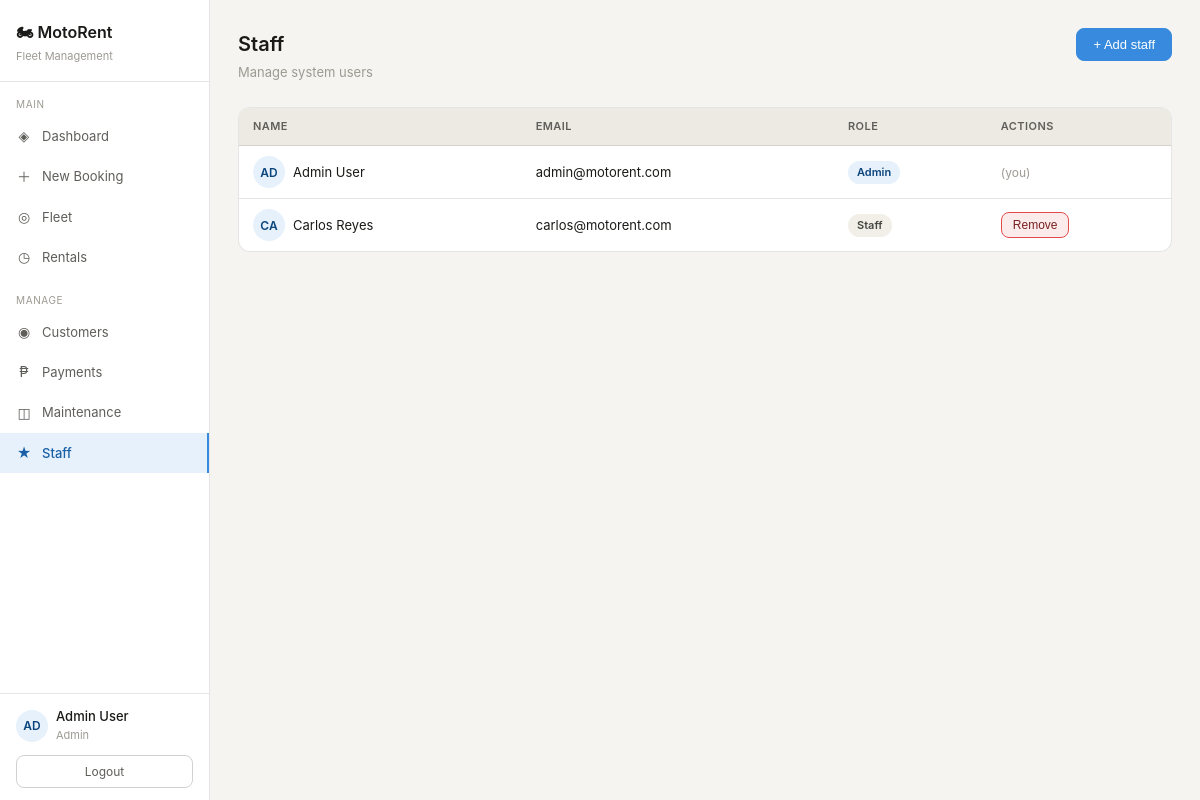
Screenshot of /pages/staff.php (signed in) with the database file from the repository.
### tables this page shows
CREATE TABLE staff (
    staff_id INT AUTO_INCREMENT PRIMARY KEY,
    name VARCHAR(100) NOT NULL,
    role ENUM('admin','staff') DEFAULT 'staff',
    email VARCHAR(150) UNIQUE NOT NULL,
    password VARCHAR(255) NOT NULL,
    created_at TIMESTAMP DEFAULT CURRENT_TIMESTAMP
);

### pages/staff.php (the view, shortened to what this page needs)
<?php
require_once __DIR__ . '/../includes/db.php';
$staff_list = $conn->query("SELECT * FROM staff ORDER BY role,name")->fetch_all(MYSQLI_ASSOC);
require_once __DIR__ . '/../includes/header.php';
?>
<div class="page-header">
  <div><div class="page-title">Staff</div><div class="page-sub">Manage system users</div></div>
  <button class="btn btn-primary" onclick="document.getElementById('add-modal').style.display='flex'">+ Add staff</button>
</div>
<div class="table-wrap">
<table>
  <thead><tr><th>Name</th><th>Email</th><th>Role</th><th>Actions</th></tr></thead>
  <tbody>
  <?php foreach($staff_list as $s): ?>
  <tr>
    <td><div style="display:flex;align-items:center;gap:8px"><div class="staff-avatar"><?= strtoupper(substr($s['name'],0,2)) ?></div><?= htmlspecialchars($s['name']) ?></div></td>
    <td><?= htmlspecialchars($s['email']) ?></td>
    <td><span class="badge <?= $s['role']==='admin'?'badge-info':'badge-neutral' ?>"><?= ucfirst($s['role']) ?></span></td>
    <td>
      <?php if($s['staff_id'] != $_SESSION['staff_id']): ?>
      <form method="POST" style="display:inline">
        <button class="btn btn-sm btn-danger" data-confirm="Remove this staff member?">Remove</button>
      </form>
      <?php else: ?>
      <span style="font-size:12px;color:var(--text3)">(you)</span>
      <?php endif; ?>
    </td>
  </tr>
  <?php endforeach; ?>
  </tbody>
</table>
</div>
<?php require_once __DIR__ . '/../includes/footer.php'; ?>

### assets/css/style.css (style rules this page uses)
*, *::before, *::after { box-sizing: border-box; margin: 0; padding: 0; }
:root { --bg: #f5f4f0; --bg2: #ffffff; --bg3: #eceae3; --text: #1a1a18; --text2: #5f5e5a; --text3: #9c9a92; --border: rgba(0,0,0,0.1); --border2: rgba(0,0,0,0.18); --blue: #378ADD; --blue-dark: #185FA5; --blue-bg: #E6F1FB; --blue-text: #0C447C; --green: #1D9E75; --green-bg: #E1F5EE; --green-text: #085041; --amber: #EF9F27; --amber-bg: #FAEEDA; --amber-text: #633806; --red: #E24B4A; --red-bg: #FCEBEB; --red-text: #791F1F; --gray-bg: #F1EFE8; --gray-text: #444441; --radius: 8px; --radius-lg: 12px; }
body { font-family: -apple-system, BlinkMacSystemFont, 'Segoe UI', sans-serif; background: var(--bg); color: var(--text); font-size: 14px; line-height: 1.6; }
.staff-avatar { width: 32px; height: 32px; border-radius: 50%; background: var(--blue-bg); color: var(--blue-text); font-size: 12px; font-weight: 600; display: flex; align-items: center; justify-content: center; flex-shrink: 0; }
.page-header { margin-bottom: 24px; display: flex; align-items: flex-start; justify-content: space-between; flex-wrap: wrap; gap: 12px; }
.page-title { font-size: 20px; font-weight: 600; color: var(--text); }
.page-sub { font-size: 13px; color: var(--text3); margin-top: 2px; }
.table-wrap { overflow-x: auto; border-radius: var(--radius-lg); border: 0.5px solid var(--border); background: var(--bg2); margin-bottom: 20px; }
table { width: 100%; border-collapse: collapse; font-size: 13px; }
thead th { text-align: left; padding: 10px 14px; font-size: 11px; font-weight: 600; color: var(--text2); text-transform: uppercase; letter-spacing: .04em; border-bottom: 0.5px solid var(--border); background: var(--bg3); }
tbody td { padding: 10px 14px; color: var(--text); border-bottom: 0.5px solid var(--border); vertical-align: middle; }
tbody tr:last-child td { border-bottom: none; }
.badge { display: inline-block; padding: 3px 9px; border-radius: 20px; font-size: 11px; font-weight: 600; }
.badge-info { background: var(--blue-bg); color: var(--blue-text); }
.badge-neutral { background: var(--gray-bg); color: var(--gray-text); }
.btn { display: inline-flex; align-items: center; gap: 6px; padding: 8px 16px; border-radius: var(--radius); border: 0.5px solid var(--border2); background: transparent; color: var(--text); font-size: 13px; cursor: pointer; text-decoration: none; transition: background .15s; white-space: nowrap; }
.btn-primary { background: var(--blue); color: #fff; border-color: var(--blue); }
.btn-danger { background: var(--red-bg); color: var(--red-text); border-color: var(--red); }
.btn-sm { padding: 5px 11px; font-size: 12px; }

### rows the page displays
staff: name "AD", name "Admin User", email "admin@motorent.com", role "Admin", shows "(you)"
staff: name "CA", name "Carlos Reyes", email "carlos@motorent.com", role "Staff"

### other values shown
substr(currentStaff(),0,2) "AD"
currentStaff() "Admin User"
currentRole() "Admin"
